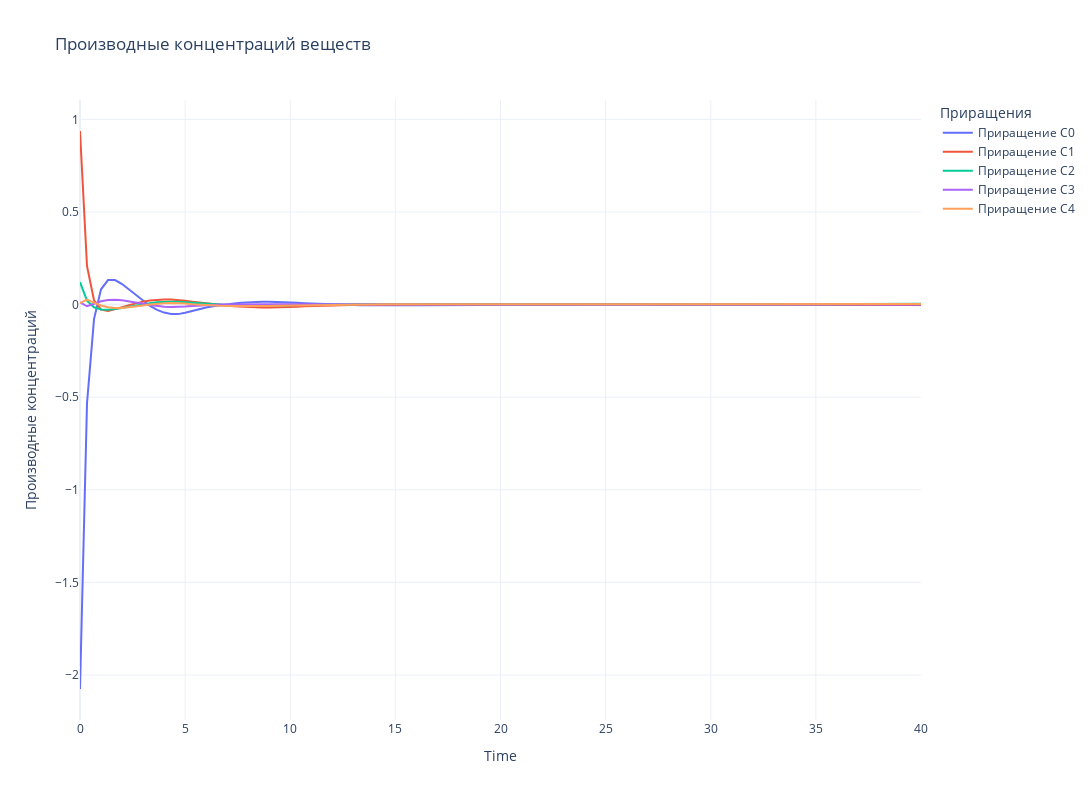

Here is the notebook cell this chart was saved with:
### Markdown cell above
### От сплайнов_2

### Code cell
fig = go.Figure()

# Добавляем линии для каждого вещества
for i in range(N_SUBSTANCE):
    fig.add_trace(go.Scatter(
        x=tsteps, 
        y=dCdt_TRUE[i] - dCdt_spline_2[i], 
        mode='lines', 
        name=f'Приращение C{i}'
    ))

# Настройки графика
fig.update_layout(
    title='Производные концентраций веществ',
    xaxis_title='Time',
    yaxis_title='Производные концентраций',
    legend_title='Приращения',
    template='plotly_white',
    width=1400,  # Ширина холста
    height=800   # Высота холста
)

fig.show()
